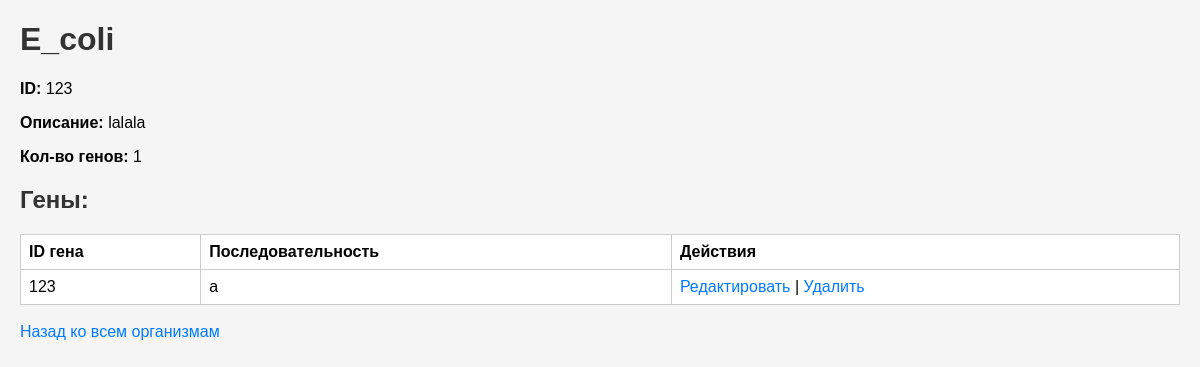
Page /organism/123 on the earlier database version.
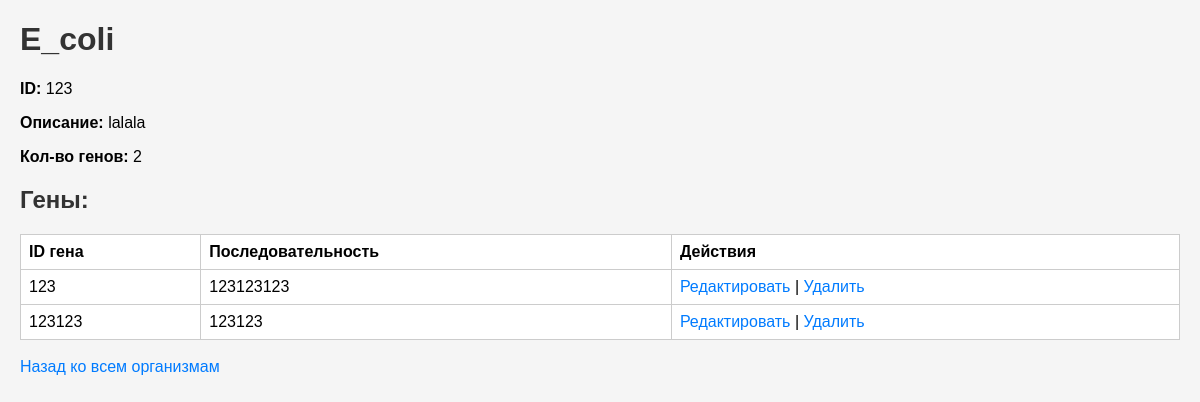
Same page on the later database version.
### app/models.py (models this page shows, shortened)
class Organism(db.Model):
    id = db.Column(db.String, primary_key=True)
    name = db.Column(db.String, nullable=False)
    gene_count = db.Column(db.Integer, default=0)
    description = db.Column(db.Text, nullable=True)
    genes = db.relationship('Gene', backref='organism', lazy=True)

class Gene(db.Model):
    id = db.Column(db.String, primary_key=True)
    sequence = db.Column(db.Text, nullable=False)
    organism_id = db.Column(db.String, db.ForeignKey('organism.id'), nullable=False)

### app/routes.py (the view)
@app.route('/organism/<string:organism_id>')
def organism_detail(organism_id):
    organism = Organism.query.get_or_404(organism_id)
    return render_template('organism_detail.html', organism=organism)

### app/templates/organism_detail.html (shortened to what this page needs)
<!DOCTYPE html>
<html lang="ru">
<head>
    <link rel="stylesheet" href="{{ url_for('static', filename='style.css') }}">
</head>
<body>
    <h1>{{ organism.name }}</h1>
    <p><strong>ID:</strong> {{ organism.id }}</p>
    <p><strong>Описание:</strong> {{ organism.description }}</p>
    <p><strong>Кол-во генов:</strong> {{ organism.gene_count }}</p>
    <h2>Гены:</h2>
    <table>
        <tr>
            <th>ID гена</th>
            <th>Последовательность</th>
            <th>Действия</th>
        </tr>
        {% for gene in organism.genes %}
        <tr>
            <td>{{ gene.id }}</td>
            <td>{{ gene.sequence }}</td>
            <td>
                <a href="{{ url_for('edit_gene', gene_id=gene.id) }}">Редактировать</a> |
                <a href="{{ url_for('delete_gene', gene_id=gene.id) }}">Удалить</a>
            </td>
        </tr>
        {% endfor %}
    </table>
    <br>
    <a href="{{ url_for('index') }}">Назад ко всем организмам</a>
</body>
</html>

Differences in the rows shown:
changed Organism "E_coli": gene_count "1" → "2"
changed Gene id 123: sequence "a" → "123123123"
added Gene: id "123123", sequence "123123"
